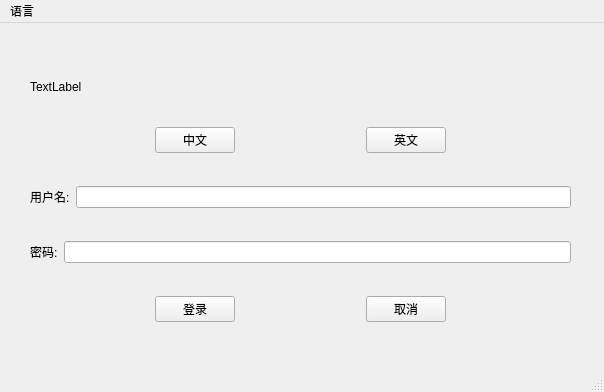
<?xml version="1.0" encoding="UTF-8"?>
<ui version="4.0">
 <class>MainWindow</class>
 <widget class="QMainWindow" name="MainWindow">
  <property name="geometry">
   <rect>
    <x>0</x>
    <y>0</y>
    <width>604</width>
    <height>392</height>
   </rect>
  </property>
  <property name="windowTitle">
   <string>登录主窗口</string>
  </property>
  <widget class="QWidget" name="centralwidget">
   <widget class="QWidget" name="layoutWidget">
    <property name="geometry">
     <rect>
      <x>30</x>
      <y>30</y>
      <width>541</width>
      <height>301</height>
     </rect>
    </property>
    <layout class="QVBoxLayout" name="verticalLayout">
     <item>
      <widget class="QLabel" name="label_3">
       <property name="sizePolicy">
        <sizepolicy hsizetype="Preferred" vsizetype="Fixed">
         <horstretch>0</horstretch>
         <verstretch>0</verstretch>
        </sizepolicy>
       </property>
       <property name="text">
        <string>TextLabel</string>
       </property>
      </widget>
     </item>
     <item>
      <layout class="QHBoxLayout" name="horizontalLayout_3">
       <item>
        <spacer name="horizontalSpacer">
         <property name="orientation">
          <enum>Qt::Orientation::Horizontal</enum>
         </property>
         <property name="sizeHint" stdset="0">
          <size>
           <width>40</width>
           <height>20</height>
          </size>
         </property>
        </spacer>
       </item>
       <item>
        <widget class="QPushButton" name="pushButton">
         <property name="text">
          <string>中文</string>
         </property>
        </widget>
       </item>
       <item>
        <spacer name="horizontalSpacer_2">
         <property name="orientation">
          <enum>Qt::Orientation::Horizontal</enum>
         </property>
         <property name="sizeHint" stdset="0">
          <size>
           <width>40</width>
           <height>20</height>
          </size>
         </property>
        </spacer>
       </item>
       <item>
        <widget class="QPushButton" name="pushButton_2">
         <property name="text">
          <string>英文</string>
         </property>
        </widget>
       </item>
       <item>
        <spacer name="horizontalSpacer_3">
         <property name="orientation">
          <enum>Qt::Orientation::Horizontal</enum>
         </property>
         <property name="sizeHint" stdset="0">
          <size>
           <width>40</width>
           <height>20</height>
          </size>
         </property>
        </spacer>
       </item>
      </layout>
     </item>
     <item>
      <layout class="QHBoxLayout" name="horizontalLayout">
       <item>
        <widget class="QLabel" name="label">
         <property name="text">
          <string>用户名:</string>
         </property>
        </widget>
       </item>
       <item>
        <widget class="QLineEdit" name="lineEdit"/>
       </item>
      </layout>
     </item>
     <item>
      <layout class="QHBoxLayout" name="horizontalLayout_2">
       <item>
        <widget class="QLabel" name="label_2">
         <property name="text">
          <string>密码:</string>
         </property>
        </widget>
       </item>
       <item>
        <widget class="QLineEdit" name="lineEdit_2"/>
       </item>
      </layout>
     </item>
     <item>
      <layout class="QHBoxLayout" name="horizontalLayout_4">
       <item>
        <spacer name="horizontalSpacer_4">
         <property name="orientation">
          <enum>Qt::Orientation::Horizontal</enum>
         </property>
         <property name="sizeHint" stdset="0">
          <size>
           <width>40</width>
           <height>20</height>
          </size>
         </property>
        </spacer>
       </item>
       <item>
        <widget class="QPushButton" name="pushButton_3">
         <property name="text">
          <string>登录</string>
         </property>
        </widget>
       </item>
       <item>
        <spacer name="horizontalSpacer_5">
         <property name="orientation">
          <enum>Qt::Orientation::Horizontal</enum>
         </property>
         <property name="sizeHint" stdset="0">
          <size>
           <width>40</width>
           <height>20</height>
          </size>
         </property>
        </spacer>
       </item>
       <item>
        <widget class="QPushButton" name="pushButton_4">
         <property name="text">
          <string>取消</string>
         </property>
        </widget>
       </item>
       <item>
        <spacer name="horizontalSpacer_6">
         <property name="orientation">
          <enum>Qt::Orientation::Horizontal</enum>
         </property>
         <property name="sizeHint" stdset="0">
          <size>
           <width>40</width>
           <height>20</height>
          </size>
         </property>
        </spacer>
       </item>
      </layout>
     </item>
    </layout>
   </widget>
  </widget>
  <widget class="QMenuBar" name="menubar">
   <property name="geometry">
    <rect>
     <x>0</x>
     <y>0</y>
     <width>604</width>
     <height>26</height>
    </rect>
   </property>
   <widget class="QMenu" name="menu">
    <property name="title">
     <string>语言</string>
    </property>
   </widget>
   <addaction name="menu"/>
  </widget>
  <widget class="QStatusBar" name="statusbar"/>
 </widget>
 <resources/>
 <connections/>
</ui>
